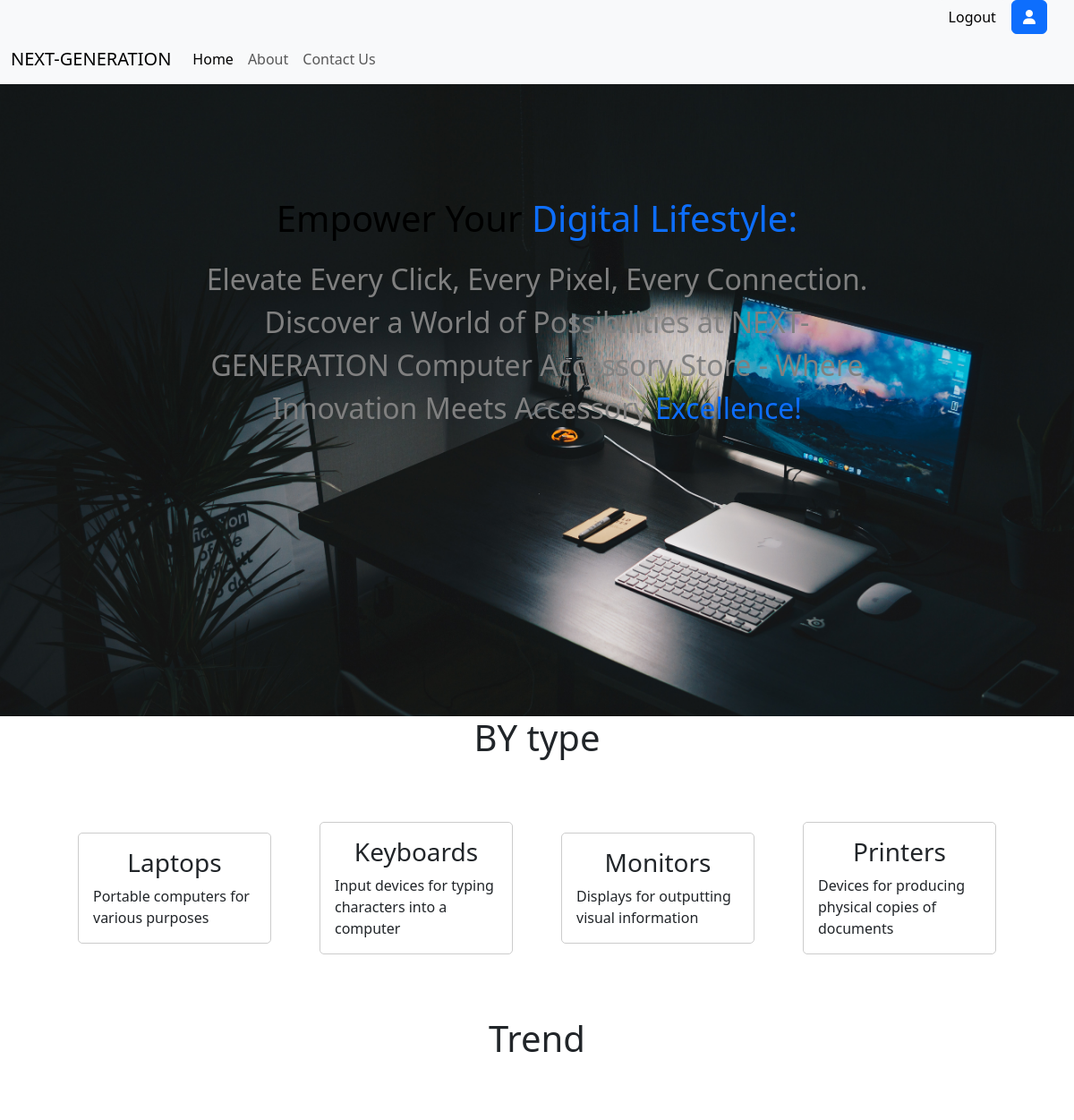
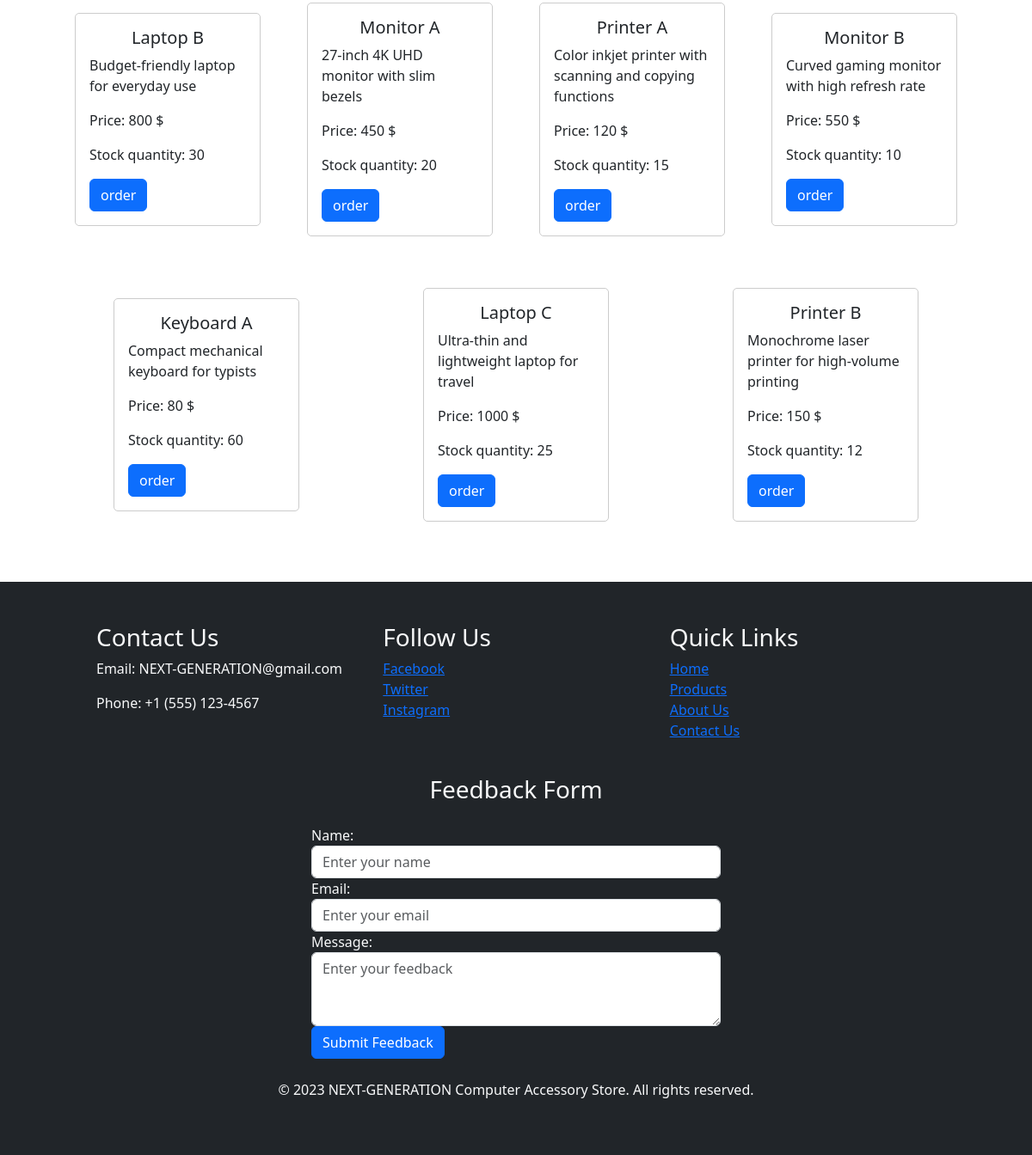
The page /home (signed in) on the database its author committed (2 pictures, top to bottom).
### tables this page shows
CREATE TABLE Types (
    type_id INTEGER PRIMARY KEY AUTOINCREMENT,
    type_name TEXT NOT NULL,
    description TEXT
, img TEXT DEFAULT 'default.jpp');

CREATE TABLE Products (
    product_id INTEGER PRIMARY KEY AUTOINCREMENT,
    type_id INTEGER,
    product_name TEXT NOT NULL,
    description TEXT,
    price DECIMAL NOT NULL,
    stock_quantity INTEGER NOT NULL, created_at TIMESTAMP DEFAULT CURRENT_TIMESTAMP, img TEXT defualt 'default.jpp', sold TEXT NOT NULL DEFAULT 'False',
    FOREIGN KEY (type_id) REFERENCES Types(type_id)
);

### app.py (the view)
@app.route("/")
@app.route("/home")
def home():
    products = db.execute("SELECT * FROM Products where sold = 'False' ORDER BY created_at DESC LIMIT 16")
    return render_template("index.html", types =Types, products= products)

### templates/index.html (shortened to what this page needs)
{% extends "layout.html" %}
{% block main %}
<section id="introduction">
    <div class="container-fluid">
    <div class="row">
        <div class="intro"><h1>Empower Your<span class="text-primary"> Digital Lifestyle:</span></h1>
          <p class="headers">Elevate Every Click, Every Pixel, Every Connection. Discover a World of Possibilities at NEXT-GENERATION Computer Accessory Store - Where Innovation Meets Accessory<span class="text-primary"> Excellence!</span></p>
      </div>
  </div>
    </div>
</section>
<section id="Bytype" >
  <h1 style="text-align: center;">BY type</h1>
  <div class="container-flexs">
    {% for type in types %}
  <div class="card item-flexs">
    <div class="card-body">
      <h3 class="card-title">{{ type["type_name"] }}</h3>
      <p class="card-text">{{ type["description"] }}</p>
    </div>
  </div>
  {% endfor %}
</div>
</section>
<section id="trend" >
  <h1 style="text-align: center;">Trend</h1>
  <div class="container-flexs">
    {% for product in products %}
  <div class="card item-flexs" >
    <div class="card-body parent-element">
      <h5 class="card-title">{{ product["product_name"]}}</h5>
      <p class="card-text">{{product["description"]}}</p>
      <p class="card-text">Price: {{product["price"]}} $</p>
      <p class="card-text">Stock quantity: {{ product["stock_quantity"]}}</p>
      <button class="btn btn-primary float-right" id="orderButton" >order</button>
    </div>
  </div>
  {% endfor %}
  </div>
</section>
{% endblock %}

### static/style.css (style rules this page uses)
.container-flexs { display: flex; flex-direction: row; flex-wrap: wrap; justify-content: space-around; align-items: center; padding: 20px ; margin: 20px 40px; }
.item-flexs { margin: 30px 10px; border: 1px solid #ccc; border-radius: 5px; width: 20%; }
.card-title { text-align: center; }
#introduction { background-image: url('img/background-img.jpg'); background-repeat: no-repeat; background-size: cover; background-position: center top; }
.intro { padding: 200px; align-items: center; height: 100vh; text-align: center; color: gray; }
.intro > h1 { color: black; margin: 20px; }
.headers { font-size: 2rem; }
#trend,footer { z-index: 2; }

### rows shown on the page
Types: type_name "Laptops", description "Portable computers for various purposes"
Types: type_name "Keyboards", description "Input devices for typing characters into a computer"
Types: type_name "Monitors", description "Displays for outputting visual information"
Types: type_name "Printers", description "Devices for producing physical copies of documents"
Products: product_name "Laptop B", description "Budget-friendly laptop for everyday use", price "800", stock_quantity "30"
Products: product_name "Monitor A", description "27-inch 4K UHD monitor with slim bezels", price "450", stock_quantity "20"
Products: product_name "Printer A", description "Color inkjet printer with scanning and copying functions", price "120", stock_quantity "15"
Products: product_name "Monitor B", description "Curved gaming monitor with high refresh rate", price "550", stock_quantity "10"
Products: product_name "Keyboard A", description "Compact mechanical keyboard for typists", price "80", stock_quantity "60"
Products: product_name "Laptop C", description "Ultra-thin and lightweight laptop for travel", price "1000", stock_quantity "25"
Products: product_name "Printer B", description "Monochrome laser printer for high-volume printing", price "150", stock_quantity "12"
